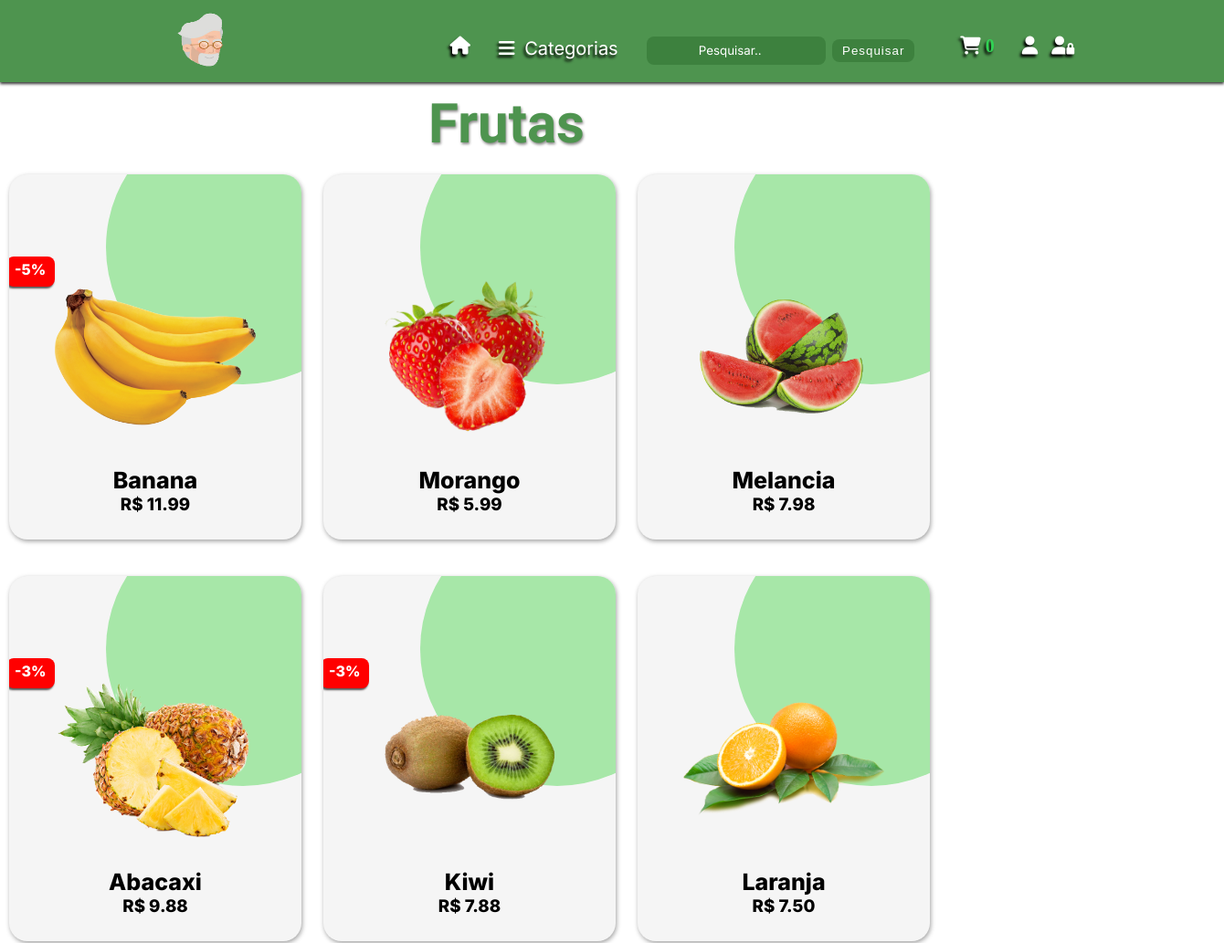
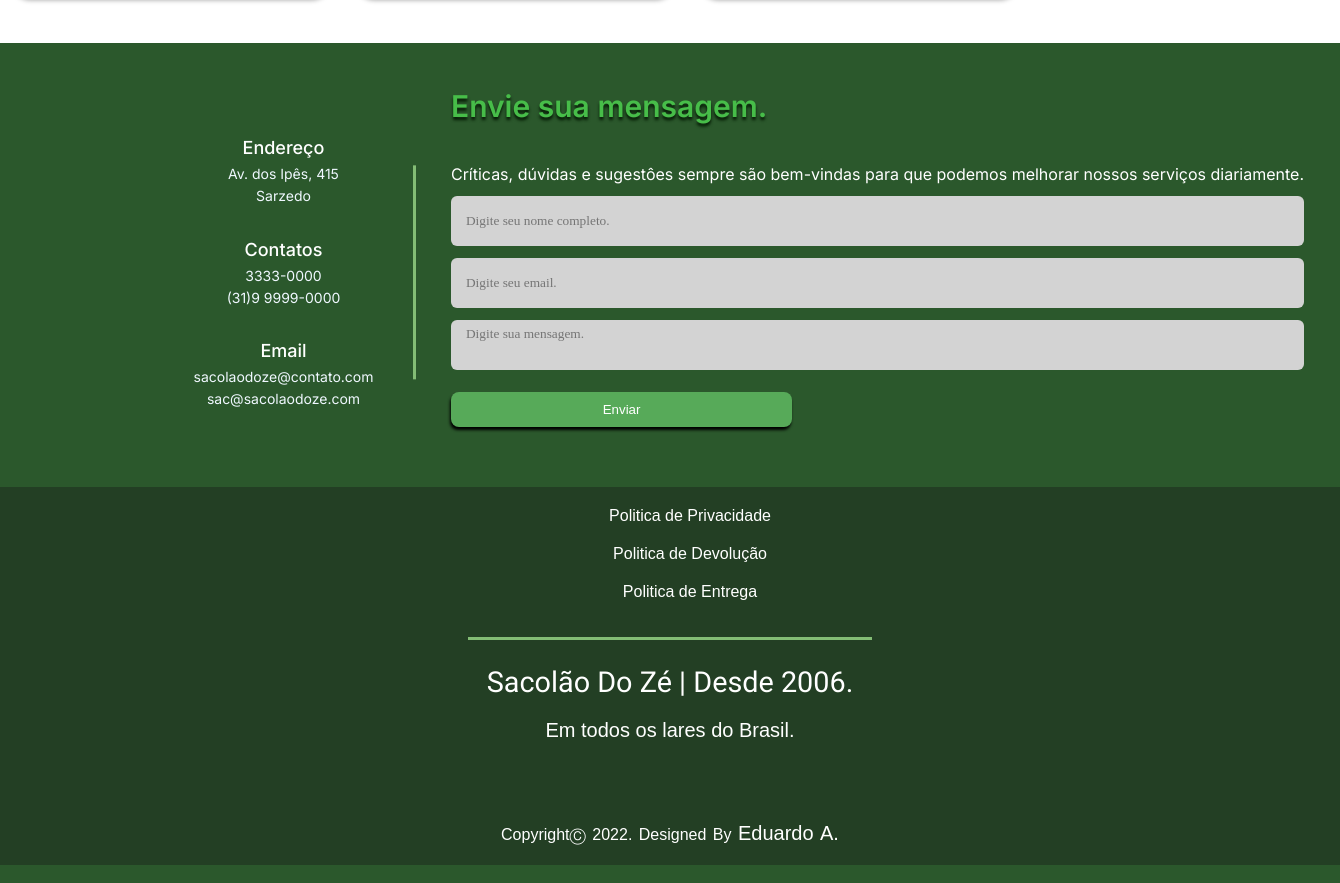
Screenshot of /categories/1 with the database file from the repository (2 pictures, top to bottom).
### shop/produtos/models.py (models this page shows, shortened)
class Category(db.Model):
    id= db.Column(db.Integer, primary_key=True)
    name= db.Column(db.String(30), nullable=False, unique=True)

class AddProduct(db.Model):
    __searchable__= ['name','desc']
    id= db.Column(db.Integer, primary_key=True)
    name= db.Column(db.String(80), nullable=False)
    price= db.Column(db.Numeric(10,2), nullable=False)
    discount= db.Column(db.Integer, default=0)
    stock= db.Column(db.Integer, nullable=False)
    desc= db.Column(db.Text, nullable=False)
    pub_date= db.Column(db.DateTime, nullable=False, default=datetime.utcnow)
    category_id= db.Column(db.Integer, db.ForeignKey('category.id'), nullable=False)
    category= db.relationship('Category', backref=db.backref('categories', lazy=True))
    image_1= db.Column(db.String(150),nullable=False, default='image.jpg')
    image_2= db.Column(db.String(150),nullable=False, default='image.jpg')
    image_3= db.Column(db.String(150),nullable=False, default='image.jpg')

### shop/produtos/routes.py (the view)
@app.route('/categories/<int:id>')
def get_category(id):
    page= request.args.get('page', 1, type=int)
    get_cat= Category.query.filter_by(id=id).first_or_404()
    get_cat_prod= AddProduct.query.filter_by(category=get_cat).paginate(page=page, per_page= 6)
    return render_template('produtos/categorias.html', get_cat_prod=get_cat_prod, categories=categories(),  get_cat=get_cat)

### shop/produtos/routes.py (called while the page is built)
def categories():
    categories= Category.query.join(AddProduct, (Category.id==AddProduct.category_id)).all()
    return categories

### shop/templates/produtos/categorias.html (shortened to what this page needs)
{% block content %}
<link rel="stylesheet" href="{{url_for('static', filename='css/categoria.css')}}">
<nav class="navbar">
    <div class="logo">
        <a href="/" >
            <img src="{{url_for('static', filename='img/logo2.png')}}">
        </a>
    </div>
    <ul class="nav-list">
        <li><a href="/" title="Ínicio">
            <i class="fa-solid fa-house" style="margin-right: 15px;"></i>
        </a></li>
        <div class="conteiner">
            <button class="click">
                <i class="fa-solid fa-bars" style="margin-top: 2px; margin-right: 5px;"></i>
                Categorias
            </button>
        </div>
        <form class="d-flex" role="search" action="{{url_for('result')}}">
            <input type="search"  placeholder="Pesquisar.." aria-label="Search" name="q">
                <button class="btn-search" type="submit">Pesquisar</button>
        </form>
        <li>
            <a href="/carts" title="Carrinho">
                <i class="fa-solid fa-cart-shopping">
                <span style="color: rgb(49, 211, 84); font-family: 'Verdana'; font: bold;">{{session['Shoppingcart']|length}}</span>
                </i>
            </a>
        </li>
        <li>
        {% if current_user.is_authenticated %}
            <a href="{{url_for('customerLogout')}}" title="Logout">
                <i class="fa-solid fa-user-xmark"></i>
                <span style="color: rgb(49, 211, 84); font-family: 'Verdana'; text-transform: uppercase;">{{current_user.name}}</span>
            </a>
        </li>
        {% else %}
        <li>
            <a href="{{url_for('customerLogin')}}" title="Login/Register">
            <i class="fa-solid fa-user"></i>
            </a>
        </li>
        {% endif %}
        <li>
            <a href="/admin/login" title="Área retrista">
            <i class="fa-solid fa-user-lock"></i>
            </a>
        </li>
    </ul>
</nav>
<div class="title-page">
    <h1>{{get_cat.name}}</h1>
</div>
{% for get_cat in get_cat_prod.items %}
<div class="container">
    <div class="card">
        <div class="imgBx">
        <a href="{{url_for('single_page', id=get_cat.id)}}" title="Clique para ver mais detalhes.">
            <img src="{{ url_for('static', filename='images/' + get_cat.image_1) }}">
        </a>
        {% if get_cat.discount > 0 %}
        <p>-{{get_cat.discount}}%</p>
        {% endif %}
        </div>
        <div class="contentBx">
            <h2>{{get_cat.name}}</h2>
            <h3>R$ {{get_cat.price}}</h3>
            <form action="{{url_for('AddCart')}}" method="post">
            </form>
        </div>
    </div>
</div>
{% endfor %}
{% include 'footer.html'%}
{% endblock content %}

### shop/static/css/categoria.css (style rules this page uses)
* { margin: 0; scroll-behavior: smooth; }
.container { justify-content: center; position: relative; display: inline-block; flex-wrap: wrap; margin-bottom: 20px; }
.container .card { box-shadow: 1px 2px 5px rgb(162, 162, 162); margin-left: 10px; margin-right: 10px; margin-top: 20px; position: relative; width: 320px; height: 400px; background: whitesmoke; border-radius: 20px; overflow: hidden; }
.container .card:before { content: ''; position: absolute; top: 0; left: 0; width: 100%; height: 100%; background: #a7e7a8; clip-path: circle(150px at 80% 20%); transition: 0.5s ease-in-out; }
.container .card:after { content: ''; position: absolute; top: 50%; left: -5%; font-size: 7em; font-weight: 600; font-style: italic; color: rgba(0, 255, 0, 0.041) }
.container .card p { margin-left: -3px; font-family: 'Inter'; position: static; width: 35px; height: 25px; font-weight: 800; color: #ffffff; background: red; padding: 4px 9px; border-radius: 8px; z-index: 1250; box-shadow: -1px 2px 2px rgb(87, 87, 87); }
.container .card .imgBx { position: absolute; top: 50%; transform: translateY(-50%); z-index: 999; width: 100%; height: 220px; transition: 0.6s; }
.container .card .imgBx img { position: absolute; top: 50%; left: 50%; transform: translate(-50%, -50%); width: 220px; }
.container .card .contentBx { position: absolute; bottom: 0; width: 100%; height: 100px; text-align: center; transition: 0.7s; z-index: 10; }
.container .card .contentBx h2, h3 { font-family: 'Inter'; font-weight: 800; color: black; }
.container .card .contentBx h2 { margin-top: 20px; font-size: 25px; }
.title-page h1 { margin-left: 35%; margin-top: 10px; font-size: 60px; text-shadow: 1px 2px 3px rgb(141, 139, 139); color:#4E944F; font-family: 'Lobster'; }
.navbar a { font-size: 20px; color: rgb(255, 255, 255); text-decoration: none; transition: 0.3s; }
ul { list-style: none; }
.navbar { text-shadow: -2px 3px 3px rgb(0, 0, 0); font-family: 'Inter', sans-serif; background: #4E944F; position: static; height: 90px; display: flex; align-items: center; width: 100%; justify-content: space-evenly; color: #ffff; z-index: 1100; box-shadow: 0px 2px 3px #353535; }
.nav-list { color: #ffffff; list-style: none; display: flex; margin-top: 15px; }
.nav-list li { color: #ffff; margin-left: 15px; }
.navbar .logo img { width: 110px; height: 90px; }
.conteiner { position: relative; }
.click { outline: none; border: none; background-color: #4E944F; text-shadow: -2px 3px 3px rgb(0, 0, 0); font-family: 'Inter', sans-serif; font-size: 20px; color: rgb(255, 255, 255); text-decoration: none; transition: 0.3s; margin-left: 10px; margin-right: 25px; }
input[type=search] { font-family: 'Inter', sans-serif; right: 50%; background: #3d813e; border:none; text-align: center; border-radius: 8px; color: rgb(255, 255, 255); cursor: pointer; outline: none; min-height: 120%; }
input[type=search]::placeholder { font-family: 'Inter', sans-serif; color: #ffffff; opacity: 10; }
.btn-search { margin-left: 3px; margin-right: 35px; width: 90px; height: 25px; border: none; border-radius: 8px; outline: none; letter-spacing: 1px; color: #ffffff; background: #3d813e; }

### rows the page displays
Category: name "Frutas"
AddProduct: image_1 (picture), discount "5", name "Banana", price "11.99"
AddProduct: image_1 (picture), name "Morango", price "5.99"
AddProduct: image_1 (picture), name "Melancia", price "7.98"
AddProduct: image_1 (picture), discount "3", name "Abacaxi", price "9.88"
AddProduct: image_1 (picture), discount "3", name "Kiwi", price "7.88"
AddProduct: image_1 (picture), name "Laranja", price "7.50"

### other values shown
{{ session['Shoppingcart']|length }} "0"
